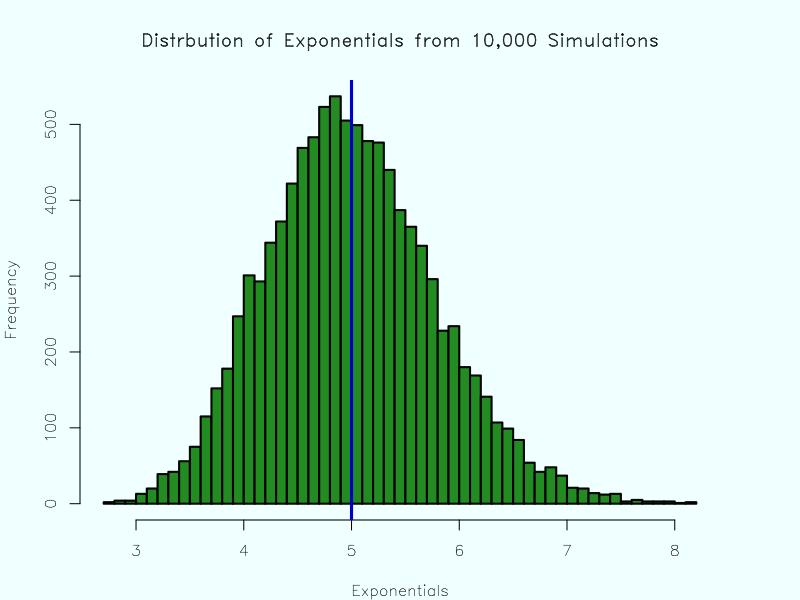

Here is the R script that generated this plot:
## ---- chunk 1

set.seed(1)
mns=NULL
for (i in 1 : 10000) mns = c(mns, mean(rexp(40,0.2)))
simdata <- data.frame(mns,size=40)

mns2 = NULL
for (i in 1 : 10000) mns2 = c(mns2, mean(runif(40)))
x <- data.frame(mns2,size=10000)
s <- sd(x$mns2)
m <- mean(x$mns2)

 library(dplyr)
  library("ggpubr")
  library(gtable)
  library(knitr)
  library(kableExtra)
  library(ggplot2)

## ---- chunk 2
sampleMean <- mean(mns)
theoreticalMean <- 1/0.2
means <- cbind(sampleMean, theoreticalMean)
## ---- chunk 3
kable(means, caption="Means") %>%
  kable_styling(bootstrap_options = "striped", full_width = F, position = "left")
## ---- chunk 4
theoreticalVar <- (1/0.2)^2/40
sampleVar <- var(mns)
variance <- data.frame(theoreticalVar,sampleVar)
## ---- chunk 5
kable(variance, caption="Variance") %>%
  kable_styling(bootstrap_options = "striped", full_width = F, position = "left")
## ---- chunk 6

par(mar=c(4,4,4,4), bg="azure", family="HersheySans", lwd=2)
hist(mns, breaks="fd", col="forestgreen", border="black", main="Distrbution of Exponentials from 10,000 Simulations", xlab="Exponentials") 
abline(v=theoreticalMean, col="mediumblue", lwd=3)
